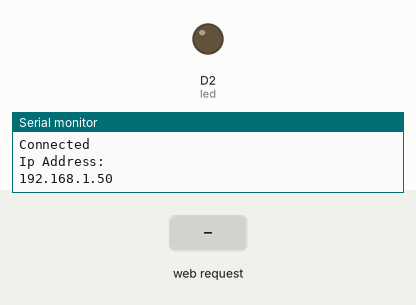
Recording of a sketch running on a simulated ESP8266 (NodeMCU). Parts: output pins drawn as LEDs (lit = HIGH), the last lines printed to the serial monitor. Inputs (shaded band) come from the test bench. WiFi joins after 1.5 s; servers stay silent unless stated.

Above: at 3.2 s.
3.3 s: HTTP request GET /on received
At 3.6 s:
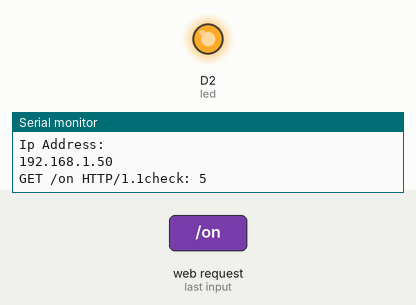
4.8 s: HTTP request GET /off received
At 5.9 s:
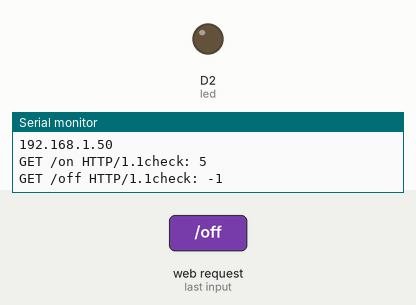
Timing chart, 0 to 7.8 s (numbered marks = the images above; inputs shaded):
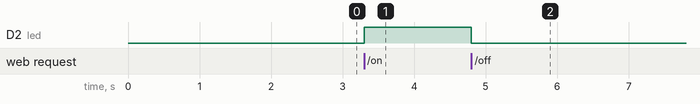

Measured:
- after the input at 3.3 s, D2 (led): LOW → HIGH at once
- after the input at 4.8 s, D2 (led): HIGH → LOW at once

The sketch:

Server_Part_3.ino
```cpp
#include <ESP8266WiFi.h>

const char* ssid="aidid";
const char* password="aididalam";
WiFiServer server(80);
int led=D2;
void setup() {
  // put your setup code here, to run once:
  pinMode(led,OUTPUT);
  Serial.begin(115200);
  WiFi.begin(ssid,password);

  while(WiFi.status()!=WL_CONNECTED){
    delay(1000);
    Serial.println("Connecting");
  }

  Serial.println("");
  Serial.println("Connected");
  Serial.println("Ip Address: ");
  Serial.println(WiFi.localIP());
  server.begin();

}

void loop() {
  // put your main code here, to run repeatedly:
  WiFiClient client =server.available();
  if(client){
    String request=client.readStringUntil('\r');
    Serial.println(request +"check: "+request.indexOf("on"));

    if(request.indexOf("on")!=-1){
      digitalWrite(led,HIGH);
    }else if(request.indexOf("off")!=-1){
      digitalWrite(led,LOW);
    }


    client.println("<!DOCTYPE html>");
    client.println("<head>");
    client.println("<link rel=\"icon\" href=\"data\":;");
    client.println("</head>");
    client.println("<a href=\"/on\"><button>On</button></a>");
    client.println("<a href=\"/off\"><button>Off</button></a>");
    client.println("</html>");
  }

}
```
